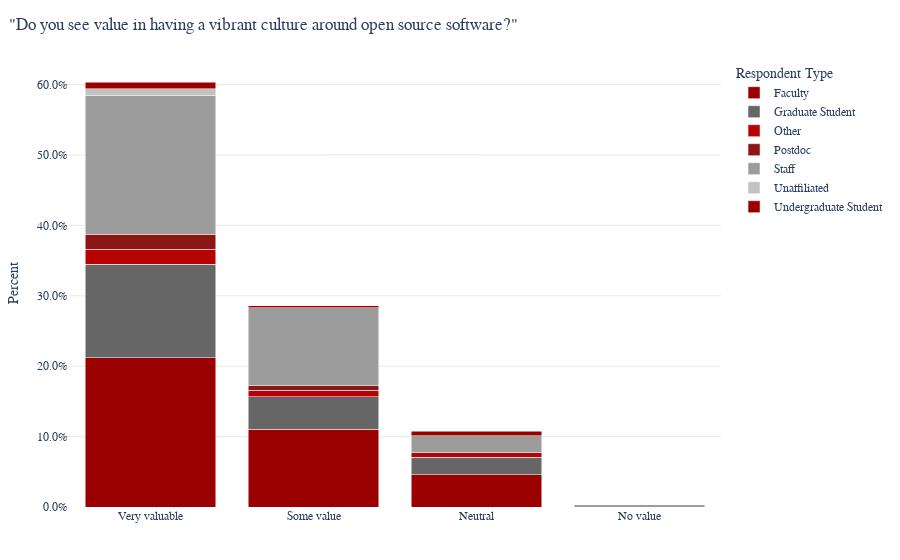

Notebook cell for this chart:
### Markdown cell above
# Perceptions of Open Source Culture On Campus

## Value of Open Source Culture

### Code cell
# Imports
import pandas as pd
import plotly.express as px
import plotly.graph_objects as go
from pathlib import Path
import plotly.io as pio
import matplotlib as mpl

from setup import *
# Load data (adjust path if needed)
df = survey_results

# Helper: safe proportion
def prop(series, condition):
    series = series.dropna()
    if len(df) == 0:
        return 0.0
    return round((series[condition(series)].shape[0]) / len(df), 2) * 100

# Clean label helpers
def fill_unaffiliated(x):
    return "Unaffiliated" if pd.isna(x) else x

very_valuable_pct = prop(df["QID24"], lambda s: s == "Very valuable")
print(f"Percentage who find vibrant culture 'Very valuable': {very_valuable_pct}%")

# ----- Figure 1: "Value of a vibrant culture" by Respondent Type -----

# Map / order categories to match your R code
qid24_order = [
    "Very valuable",
    "Some value", 
    "Neutral",
    "No value"
]
df_c1 = (
    df.assign(
        QID4=df["QID4"].map(fill_unaffiliated),
        QID24=pd.Categorical(df["QID24"], categories=qid24_order, ordered=True)
    )
    .rename(columns={"QID4": "Respondent Type"})
)

# Group and compute percentages over all responses (like your R code)
c1_df = (
    df_c1.groupby(["QID24", "Respondent Type"], observed=True, dropna=False)
         .size()
         .reset_index(name="Count")
)
c1_df["Percent"] = c1_df["Count"] / len(df)

fig1 = px.bar(
    c1_df, x="QID24", y="Percent",
    color="Respondent Type",
    barmode="stack",
    title='"Do you see value in having a vibrant culture around open source software?"'
)
fig1.update_layout(
    yaxis=dict(tickformat=".1%"),
    xaxis_title="",
    plot_bgcolor="white",
    paper_bgcolor="white"
)
fig1.show()
fig1.write_html('_static/plotly_example.html', full_html=False, include_plotlyjs='cdn')

### Figure 1 — Plotly figure (JSON) as saved in the notebook; plotly's stock layout.template omitted (floating-point values rounded to 4 significant figures)
{"data": [{"hovertemplate": "Respondent Type=Faculty<br>QID24=%{x}<br>Percent=%{y}<extra></extra>", "legendgroup": "Faculty", "marker": {"color": "#9B0000", "pattern": {"shape": ""}}, "name": "Faculty", "orientation": "v", "showlegend": true, "textposition": "auto", "type": "bar", "x": ["Very valuable", "Some value", "Neutral"], "xaxis": "x", "y": [0.2123, 0.1108, 0.04615], "yaxis": "y"}, {"hovertemplate": "Respondent Type=Graduate Student<br>QID24=%{x}<br>Percent=%{y}<extra></extra>", "legendgroup": "Graduate Student", "marker": {"color": "#666666", "pattern": {"shape": ""}}, "name": "Graduate Student", "orientation": "v", "showlegend": true, "textposition": "auto", "type": "bar", "x": ["Very valuable", "Some value", "Neutral"], "xaxis": "x", "y": [0.1323, 0.04615, 0.02462], "yaxis": "y"}, {"hovertemplate": "Respondent Type=Other<br>QID24=%{x}<br>Percent=%{y}<extra></extra>", "legendgroup": "Other", "marker": {"color": "#B60205", "pattern": {"shape": ""}}, "name": "Other", "orientation": "v", "showlegend": true, "textposition": "auto", "type": "bar", "x": ["Very valuable", "Some value", "Neutral"], "xaxis": "x", "y": [0.02154, 0.009231, 0.006154], "yaxis": "y"}, {"hovertemplate": "Respondent Type=Postdoc<br>QID24=%{x}<br>Percent=%{y}<extra></extra>", "legendgroup": "Postdoc", "marker": {"color": "#8c1515", "pattern": {"shape": ""}}, "name": "Postdoc", "orientation": "v", "showlegend": true, "textposition": "auto", "type": "bar", "x": ["Very valuable", "Some value"], "xaxis": "x", "y": [0.02154, 0.006154], "yaxis": "y"}, {"hovertemplate": "Respondent Type=Staff<br>QID24=%{x}<br>Percent=%{y}<extra></extra>", "legendgroup": "Staff", "marker": {"color": "#9c9c9c", "pattern": {"shape": ""}}, "name": "Staff", "orientation": "v", "showlegend": true, "textposition": "auto", "type": "bar", "x": ["Very valuable", "Some value", "Neutral", "No value"], "xaxis": "x", "y": [0.1969, 0.1108, 0.02462, 0.003077], "yaxis": "y"}, {"hovertemplate": "Respondent Type=Unaffiliated<br>QID24=%{x}<br>Percent=%{y}<extra></extra>", "legendgroup": "Unaffiliated", "marker": {"color": "#c2c2c2", "pattern": {"shape": ""}}, "name": "Unaffiliated", "orientation": "v", "showlegend": true, "textposition": "auto", "type": "bar", "x": ["Very valuable"], "xaxis": "x", "y": [0.009231], "yaxis": "y"}, {"hovertemplate": "Respondent Type=Undergraduate Student<br>QID24=%{x}<br>Percent=%{y}<extra></extra>", "legendgroup": "Undergraduate Student", "marker": {"color": "#9B0000", "pattern": {"shape": ""}}, "name": "Undergraduate Student", "orientation": "v", "showlegend": true, "textposition": "auto", "type": "bar", "x": ["Very valuable", "Some value", "Neutral"], "xaxis": "x", "y": [0.009231, 0.003077, 0.006154], "yaxis": "y"}], "layout": {"barmode": "stack", "legend": {"title": {"text": "Respondent Type"}, "tracegroupgap": 0}, "paper_bgcolor": "white", "plot_bgcolor": "white", "title": {"text": "\"Do you see value in having a vibrant culture around open source software?\""}, "xaxis": {"anchor": "y", "domain": [0.0, 1.0], "title": {"text": ""}}, "yaxis": {"anchor": "x", "domain": [0.0, 1.0], "tickformat": ".1%", "title": {"text": "Percent"}}}}
